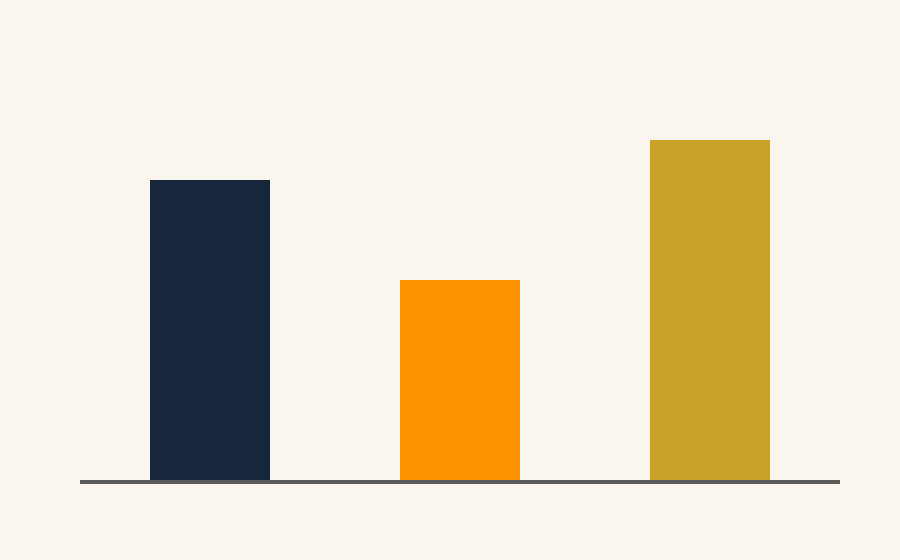
#> input picture template-buku-resmi/scripts/contoh_gambar.png, 900 x 560 px
$ python periksa_gambar.py contoh_gambar.png
#> lines starting #> are read from the running program, lines starting #| are printed output that depends on the picture
#!/usr/bin/env python3
"""PEMERIKSA GAMBAR TERUKUR (barang 15 RENCANA-BANGUN-SSOT).

Lapis 1 (mesin, di skrip ini) — yang bisa dibuktikan angka:
  G1 berkas terbaca sebagai gambar (PNG/JPEG) dan tidak kosong.
  G2 lebar gambar pada 150 dpi tidak melebihi area teks profil.
  G3 latar putih dominan (untuk gaya latar putih): fraksi piksel
     nyaris-putih >= 0,30.

Lapis 2 (peninjau) — kesesuaian ISI gambar dengan brief TIDAK bisa
diangkakan skrip ini. Skrip mencetak daftar periksa kata kunci dari
brief untuk peninjau (manusia / vision), dan vonis lapis 2 dicatat
di kwitansi mutu (barang 16). Gambar yang lolos lapis 1 tapi meleset
dari brief tetap harus dibuat ulang — keputusan peninjau.

Pakai:
    python3 periksa_gambar.py gambar.png --profil=../jenis/monograf/profil.json
    python3 periksa_gambar.py gambar.png --brief="teks brief di sini"
EXIT 0 = lapis 1 lulus, 1 = gagal.
"""
import re
import sys
from pathlib import Path

LULUS = GAGAL = 0


def ok(nama, syarat, info=''):
    global LULUS, GAGAL
    if syarat:
        LULUS += 1
        print(f'  LULUS  {nama}')
    else:
        GAGAL += 1
        print(f'  GAGAL  {nama}' + (f'  -> {info}' if info else ''))


def main():
    arg = [a for a in sys.argv[1:] if not a.startswith('--')]
    if not arg:
        sys.exit(__doc__)
    path = Path(arg[0])
    profil = None
    for a in sys.argv[1:]:
        if a.startswith('--profil='):
            import json
            profil = json.loads(Path(a.split('=', 1)[1]).read_text(encoding='utf-8'))
    brief = next((a.split('=', 1)[1] for a in sys.argv[1:]
                  if a.startswith('--brief=')), '')

    print(f'GAMBAR: {path}')
    try:
        from PIL import Image
        im = Image.open(path)
#> im is the input picture: PIL image 900x560 RGB; mean R, G, B 229, 218.6, 197
        im.load()
    except Exception as e:
        ok('G1 berkas terbaca sebagai gambar', False, str(e))
        print(f'\nRINGKAS: {LULUS} LULUS / {GAGAL} GAGAL')
        return 1
    ok(f'G1 berkas terbaca ({im.format}, {im.size[0]}x{im.size[1]} px)',
       im.size[0] > 0 and im.size[1] > 0)

    if profil:
        area_cm = profil['format']['area_teks_twip'] / 1440 * 2.54
        maks_px = area_cm / 2.54 * 150
        ok(f'G2 lebar <= area teks profil ({area_cm:.2f} cm @150dpi = {maks_px:.0f} px)',
           im.size[0] <= maks_px + 1, f'lebar {im.size[0]} px')

    kecil = im.convert('RGB')
    kecil.thumbnail((200, 200))
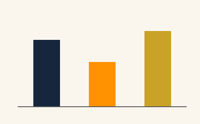
#> kecil: PIL image 200x124 RGB; mean R, G, B 229, 218.6, 197
    px = list(kecil.getdata())
#> px = 24800 items
    putih = sum(1 for r, g, b in px if r >= 245 and g >= 245 and b >= 245)
#> putih = 188
    fraksi = putih / len(px) if px else 0
#> fraksi = 0.00758
    ok(f'G3 latar putih dominan (fraksi nyaris-putih {fraksi:.2f} >= 0.30)',
       fraksi >= 0.30, f'fraksi hanya {fraksi:.2f}')

    print('\n== LAPIS 2 (PENINJAU) ==')
    if brief:
        kata = sorted({w.lower() for w in re.findall(r'[a-zA-Z]{4,}', brief)})
        print('  Periksa mata/vision: gambar harus memuat & sesuai brief.')
        print(f'  Kata kunci brief: {", ".join(kata[:18])}')
    else:
        print('  Periksa mata/vision: gambar sesuai brief-nya? '
              '(beri --brief= untuk daftar kata kunci)')
    print('  Vonis lapis 2 dicatat di kwitansi mutu (barang 16).')

    print(f'\nRINGKAS: {LULUS} LULUS / {GAGAL} GAGAL')
    return 1 if GAGAL else 0


if __name__ == '__main__':
#> (the run stopped early here; a loop or call above may not have finished)
